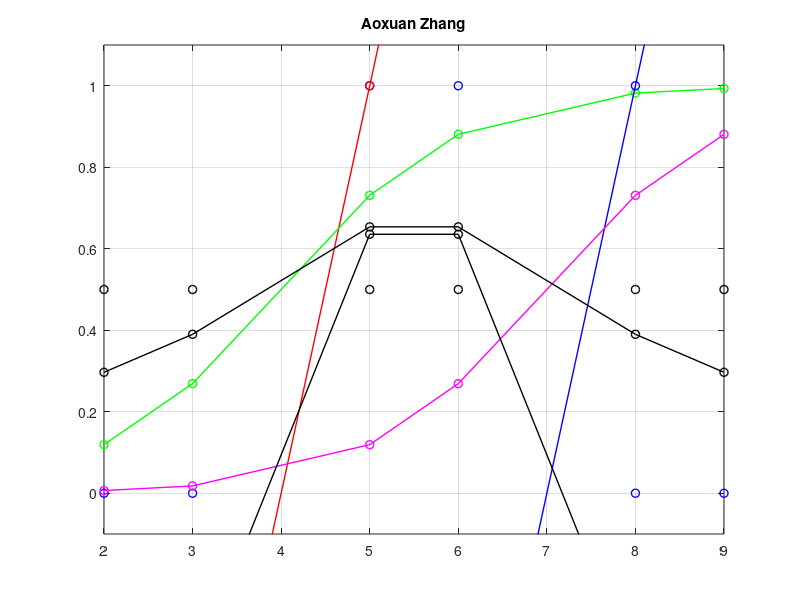

Reproduce this figure in MATLAB.
clear; clf
p=@(u) 1./(1+exp(-u));
%dp=@(u) exp(-u)./(1+exp(-u)).^2;
x = [2 3 5 6 8 9]; t = [0 0 1 1 0 0];
plot(x,0*x+0.5,'ko','linewidth',1); hold on
plot(x,t,'bo','linewidth',1);
m=1;
%u=1*(x-4);
w10=m*(-4); w1=m;
u=w10+w1*x;
plot(x,u,'ro-','linewidth',1);
y1=p(u);
plot(x,y1,'go-','linewidth',1);

m=1;
%u=m*(x-7);
w20=m*(-7); w2=m;
u=w20+w2*x;
plot(x,u,'bo-','linewidth',1);
y2=p(u);
plot(x,y2,'mo-','linewidth',1);
z=3*(-0.4+y1-y2);
plot(x,z,'ko-','linewidth',1);
plot(x,p(z),'ko-','linewidth',1);
grid on
axis([x(1) x(end) -0.1 1.1])
title('Aoxuan Zhang')
